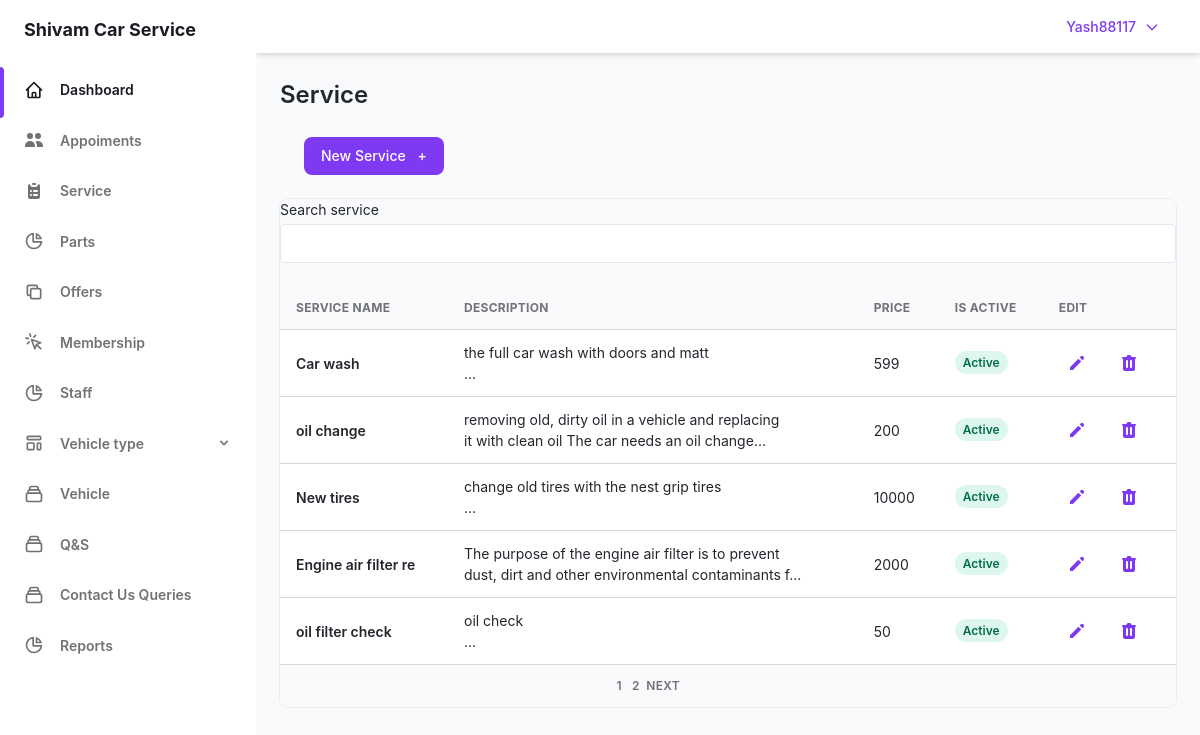
The page /admin/service.php (signed in) on the database its author committed.
### tables this page shows
CREATE TABLE `user` (
  `user_id` int(5) NOT NULL,
  `user_name` varchar(30) NOT NULL,
  `user_pass` varchar(40) NOT NULL,
  `user_email` varchar(50) NOT NULL,
  `user_add` varchar(255) NOT NULL,
  `user_phone` bigint(10) DEFAULT NULL,
  `user_sec_ques` varchar(50) NOT NULL,
  `user_sec_ans` varchar(20) NOT NULL,
  `companycompany_id` int(5) NOT NULL,
  `otp` int(5) DEFAULT NULL
);

CREATE TABLE `servics` (
  `service_id` int(2) NOT NULL,
  `service_name` varchar(20) NOT NULL,
  `service_desc` varchar(100) NOT NULL,
  `service_price` int(4) NOT NULL,
  `service_diss` float NOT NULL,
  `is_active` int(1) NOT NULL
);

### admin/service.php (the view, shortened to what this page needs)
<?php require_once "sidebar.php";
require "../lockscreen/connection.php" ?>
<main class="h-full overflow-y-auto">
  <div class="container grid px-6 mx-auto">
    <h2 class="my-6 text-2xl font-semibold text-gray-700 dark:text-gray-200">
      Service
    </h2>
    <div class="px-6 mb-6">
      <a href="../admin/add-service.php">
        <button class="flex items-center   px-4 py-2 text-sm font-medium leading-5 text-white transition-colors duration-150 bg-purple-600 border border-transparent rounded-lg active:bg-purple-600 hover:bg-purple-700 focus:outline-none focus:shadow-outline-purple">
          New Service
          <span class="ml-2" aria-hidden="true">+</span>
      </a>
    </div>
    <div class="w-full overflow-hidden rounded-lg shadow-xs">
      <div class="w-full overflow-x-auto">
        <?php
        $limit = 5;
        if (isset($_GET['page'])) {
          $page = $_GET['page'];
        } else {
          $page = 1;
        }
        $offset = ($page - 1) * $limit;
        $sql = "select *  from servics  LIMIT {$offset},{$limit}";
        $res = mysqli_query($con, $sql)  or die("quary failed");
        if (mysqli_num_rows($res) > 0) {
        ?>
          <table class="w-full whitespace-no-wrap" id="tbl_body">
            <label class="block text-sm">
              <span class="text-gray-700 dark:text-gray-400">Search service</span>
              <input name="service_find" id="service_find" type="text" class="block w-full mt-1 text-sm dark:border-gray-600 dark:bg-gray-700 focus:border-purple-400 focus:outline-none focus:shadow-outline-purple dark:text-gray-300 dark:focus:shadow-outline-gray form-input" />
            </label><br>
            <thead>
              <tr class="text-xs font-semibold tracking-wide text-left text-gray-500 uppercase border-b dark:border-gray-700 bg-gray-50 dark:text-gray-400 dark:bg-gray-800">
                <th class="px-4 py-3">Service Name</th>
                <th class="px-4 py-3">Description</th>
                <th class="px-4 py-3">price</th>
                <th class="px-4 py-3">Is Active</th>
                <th class="px-4 py-3">Edit</th>
              </tr>
            </thead>
            <tbody class="bg-white divide-y dark:divide-gray-700 dark:bg-gray-800">
              <?php
              while ($row =  mysqli_fetch_array($res)) {
              ?>
                <tr class="text-gray-700 dark:text-gray-400">
                  <td class="px-4 py-3">
                    <div class="flex items-center text-sm">
                      <div>
                        <p class="font-semibold">
                          <?php echo $row['service_name']; ?>
                        </p>
                      </div>
                    </div>
                  </td>
                  <td class="px-4 py-3 text-sm">
                    <?php echo substr($row['service_desc'], 0, 50) . "<br>" . substr($row['service_desc'], 50, 100) . "..."; ?>
                  </td>
                  <td class="px-4 py-3 text-sm">
                    <?php echo $row['service_price']; ?>
                  </td>
                  <td class="px-4 py-3 text-xs">
                    <a href="save-update-service.php?update-id=<?php echo $row['service_id']; ?>">
                      <?php
                      $status  = $row['is_active'];
                      if ($status == 1) {
                        $c1 = "text-green-700 bg-green-100";
                        $c2 = "dark:text-green-100 dark:bg-green-700";
                      } else {
                        $c1 = "text-red-700 bg-red-100";
                        $c2 = "dark:text-red-100 dark:bg-red-700";
                      }
                      ?>
                      <span class="px-2 py-1 font-semibold leading-tight <?php echo $c1; ?> rounded-full <?php echo $c2; ?>" onclick="return confirm('Are you sure you want change status?');">
                        <?php
                        $status  = $row['is_active'];
                        if ($status == 1) {
                          echo " Active";
                        } else {
                          echo "Diactive";
                        }
                        ?>
                    </a>
                  </td>
                  <td class="px-4 py-3">
                    <div class="flex items-center space-x-4 text-sm">
                      <button class="flex items-center justify-between px-2 py-2 text-sm font-medium leading-5 text-purple-600 rounded-lg dark:text-gray-400 focus:outline-none focus:shadow-outline-gray" aria-label="Edit">
                        <a href="update-service.php?id=<?php echo $row['service_id']; ?>">
                          <svg class="w-5 h-5" aria-hidden="true" fill="currentColor" viewBox="0 0 20 20">
                            <path d="M13.586 3.586a2 2 0 112.828 2.828l-.793.793-2.828-2.828.793-.793zM11.379 5.793L3 14.172V17h2.828l8.38-8.379-2.83-2.828z"></path>
                          </svg>
                        </a>
                      </button>
                      <button class="flex items-center justify-between px-2 py-2 text-sm font-medium leading-5 text-purple-600 rounded-lg dark:text-gray-400 focus:outline-none focus:shadow-outline-gray" aria-label="Delete" onclick="return confirm('Are you sure you want to delete service?');">
                        <a href="delete-service.php?id=<?php echo $row['service_id']; ?>">
                        </a>
                      </button>
                    </div>
                  </td>
                </tr>
              <?php } ?>
            </tbody>
          </table>
        <?php } ?>
      </div>
      <div class="grid px-4 py-3 text-xs font-semibold tracking-wide text-gray-500 uppercase border-t dark:border-gray-700 bg-gray-50 sm:grid-cols-9 dark:text-gray-400 dark:bg-gray-800">
        <span class="flex col-span-4 mt-2 sm:mt-auto sm:justify-end" id="pagination">
          <?php
          $sql1 = "SELECT * FROM servics";
          $result1 = mysqli_query($con, $sql1) or die("Query Failed.");
          if (mysqli_num_rows($result1) > 0) {
            $total_records = mysqli_num_rows($result1);
            $total_page = ceil($total_records / $limit);
            echo '<ul class="inline-flex items-center">';
            for ($i = 1; $i <= $total_page; $i++) {
              if ($i == $page) {
                $active = "active";
              } else {
                $active = "";
              }
              echo '<li class="' . $active . ' "> &nbsp; <a href="service.php?page=' . $i . '">' . $i  . '&nbsp;</a></li>';
            }
            if ($total_page > $page) {
              echo '<li><a href="service.php?page=' . ($page + 1) . '">&nbsp;Next</a></li>';
            }
            echo '</ul>';
          }
          ?>
        </span>
      </div>
    </div>
  </div>
  </div>

### admin/sidebar.php (shortened to what this page needs)
<?php
require_once "../lockscreen/connection.php";
?>
<!DOCTYPE html>
<html :class="{ 'theme-dark': dark }" x-data="data()" lang="en">
<head>
  <link rel="stylesheet" href="./assets/css/tailwind.output.css" />
  <link rel="stylesheet" href="https://cdnjs.cloudflare.com/ajax/libs/Chart.js/2.9.3/Chart.min.css" />
</head>
<div class="flex h-screen bg-gray-50 dark:bg-gray-900" :class="{ 'overflow-hidden': isSideMenuOpen }">
  <aside class="z-20 hidden w-64 overflow-y-auto bg-white dark:bg-gray-800 md:block flex-shrink-0">
    <div class="py-4 text-gray-500 dark:text-gray-400">
      <a class="ml-6 text-lg font-bold text-gray-800 dark:text-gray-200" href="Dassboard.php">
        Shivam Car Service
      </a>
      <ul class="mt-6">
        <li class="relative px-6 py-3">
          <span class="absolute inset-y-0 left-0 w-1 bg-purple-600 rounded-tr-lg rounded-br-lg" aria-hidden="true"></span>
          <a class="inline-flex items-center w-full text-sm font-semibold text-gray-800 transition-colors duration-150 hover:text-gray-800 dark:hover:text-gray-200 dark:text-gray-100" href="../admin/Dassboard.php">
            <span class="ml-4">Dashboard</span>
          </a>
        </li>
      </ul>
      <ul>
        <li class="relative px-6 py-3">
          <a class="inline-flex items-center w-full text-sm font-semibold transition-colors duration-150 hover:text-gray-800 dark:hover:text-gray-200" href="Appoiments.php">
            <svg xmlns="http://www.w3.org/2000/svg" class="h-5 w-5" viewBox="0 0 20 20" fill="currentColor">
              <path d="M9 6a3 3 0 11-6 0 3 3 0 016 0zM17 6a3 3 0 11-6 0 3 3 0 016 0zM12.93 17c.046-.327.07-.66.07-1a6.97 6.97 0 00-1.5-4.33A5 5 0 0119 16v1h-6.07zM6 11a5 5 0 015 5v1H1v-1a5 5 0 015-5z" />
            </svg>
            <span class="ml-4">Appoiments</span>
          </a>
        </li>
        <li class="relative px-6 py-3">
          <a class="inline-flex items-center w-full text-sm font-semibold transition-colors duration-150 hover:text-gray-800 dark:hover:text-gray-200" href="../admin/service.php">
            <span class="ml-4">Service</span>
          </a>
        </li>
        <li class="relative px-6 py-3">
          <a class="inline-flex items-center w-full text-sm font-semibold transition-colors duration-150 hover:text-gray-800 dark:hover:text-gray-200" href="parts.php">
            <svg class="w-5 h-5" aria-hidden="true" fill="none" stroke-linecap="round" stroke-linejoin="round" stroke-width="2" viewBox="0 0 24 24" stroke="currentColor">
              <path d="M11 3.055A9.001 9.001 0 1020.945 13H11V3.055z"></path>
              <path d="M20.488 9H15V3.512A9.025 9.025 0 0120.488 9z"></path>
            </svg>
            <span class="ml-4">Parts</span>
          </a>
        </li>
        <li class="relative px-6 py-3">
          <a class="inline-flex items-center w-full text-sm font-semibold transition-colors duration-150 hover:text-gray-800 dark:hover:text-gray-200" href="offers.php">
            <svg class="w-5 h-5" aria-hidden="true" fill="none" stroke-linecap="round" stroke-linejoin="round" stroke-width="2" viewBox="0 0 24 24" stroke="currentColor">
              <path d="M8 16H6a2 2 0 01-2-2V6a2 2 0 012-2h8a2 2 0 012 2v2m-6 12h8a2 2 0 002-2v-8a2 2 0 00-2-2h-8a2 2 0 00-2 2v8a2 2 0 002 2z"></path>
            </svg>
            <span class="ml-4">Offers</span>
          </a>
        </li>
        <li class="relative px-6 py-3">
          <a class="inline-flex items-center w-full text-sm font-semibold transition-colors duration-150 hover:text-gray-800 dark:hover:text-gray-200" href="Membership.php">
            <svg class="w-5 h-5" aria-hidden="true" fill="none" stroke-linecap="round" stroke-linejoin="round" stroke-width="2" viewBox="0 0 24 24" stroke="currentColor">
              <path d="M15 15l-2 5L9 9l11 4-5 2zm0 0l5 5M7.188 2.239l.777 2.897M5.136 7.965l-2.898-.777M13.95 4.05l-2.122 2.122m-5.657 5.656l-2.12 2.122"></path>
            </svg>
            <span class="ml-4">Membership</span>
          </a>
        </li>
        <li class="relative px-6 py-3">
          <a class="inline-flex items-center w-full text-sm font-semibold transition-colors duration-150 hover:text-gray-800 dark:hover:text-gray-200" href="staff.php">
            <svg class="w-5 h-5" aria-hidden="true" fill="none" stroke-linecap="round" stroke-linejoin="round" stroke-width="2" viewBox="0 0 24 24" stroke="currentColor">
              <path d="M11 3.055A9.001 9.001 0 1020.945 13H11V3.055z"></path>
              <path d="M20.488 9H15V3.512A9.025 9.025 0 0120.488 9z"></path>
            </svg>
            <span class="ml-4">Staff</span>
          </a>
        </li>
        <li class="relative px-6 py-3">
          <button class="inline-flex items-center justify-between w-full text-sm font-semibold transition-colors duration-150 hover:text-gray-800 dark:hover:text-gray-200" @click="togglePagesMenu" aria-haspopup="true">
            <span class="inline-flex items-center">
              <span class="ml-4">Vehicle type</span>
            </span>
            <svg class="w-4 h-4" aria-hidden="true" fill="currentColor" viewBox="0 0 20 20">
              <path fill-rule="evenodd" d="M5.293 7.293a1 1 0 011.414 0L10 10.586l3.293-3.293a1 1 0 111.414 1.414l-4 4a1 1 0 01-1.414 0l-4-4a1 1 0 010-1.414z" clip-rule="evenodd"></path>
            </svg>
          </button>
        </li>
        <li class="relative px-6 py-3">
          <a class="inline-flex items-center w-full text-sm font-semibold transition-colors duration-150 hover:text-gray-800 dark:hover:text-gray-200" href="Vehicle.php">
            <span class="ml-4">Vehicle</span>
          </a>
        </li>
        <li class="relative px-6 py-3">
          <a class="inline-flex items-center w-full text-sm font-semibold transition-colors duration-150 hover:text-gray-800 dark:hover:text-gray-200" href="Q&S.php">
            <span class="ml-4">Q&S</span>
          </a>
        </li>
        <li class="relative px-6 py-3">
          <a class="inline-flex items-center w-full text-sm font-semibold transition-colors duration-150 hover:text-gray-800 dark:hover:text-gray-200" href="Contact_Us_Queries.php">
            <span class="ml-4">Contact Us Queries</span>
          </a>
        </li>
        <li class="relative px-6 py-3">
          <a class="inline-flex items-center w-full text-sm font-semibold transition-colors duration-150 hover:text-gray-800 dark:hover:text-gray-200" href="Reports.php">
            <svg class="w-5 h-5" aria-hidden="true" fill="none" stroke-linecap="round" stroke-linejoin="round" stroke-width="2" viewBox="0 0 24 24" stroke="currentColor">
              <path d="M11 3.055A9.001 9.001 0 1020.945 13H11V3.055z"></path>
              <path d="M20.488 9H15V3.512A9.025 9.025 0 0120.488 9z"></path>
            </svg>
            <span class="ml-4">Reports</span>
          </a>
        </li>
      </ul>
    </div>
  </aside>
  <div class="flex flex-col flex-1 w-full">
    <header class="z-10 py-4 bg-white shadow-md dark:bg-gray-800">
      <div class="container flex items-center justify-end h-full px-6 mx-auto text-purple-600 dark:text-purple-300">
        <?php
        $email = $_SESSION['admin_login'];
        $get_username = "SELECT * FROM user WHERE user_email = '$email'";
        $res = mysqli_query($con, $get_username);
        $username = mysqli_fetch_array($res);
        ?>
        <button class=" font-medium rounded-lg text-sm px-4 py-2.5 text-center inline-flex items-center" type="button" data-dropdown-toggle="dropdown"><?php echo $username['user_name']; ?><svg class="w-4 h-4 ml-2" fill="none" stroke="currentColor" viewBox="0 0 24 24" xmlns="http://www.w3.org/2000/svg">
            <path stroke-linecap="round" stroke-linejoin="round" stroke-width="2" d="M19 9l-7 7-7-7"></path>
          </svg>
        </button>
      </div>
    </header>

### rows shown on the page
user: user_name "Yash88117"
servics: service_name "Car wash", service_desc "the full car wash with doors and matt", service_price "599", is_active "Active"
servics: service_name "oil change", service_desc "removing old, dirty oil in a vehicle and replacing", service_desc "it with clean oil The car needs an oil change", service_price "200", is_active "Active"
servics: service_name "New tires", service_desc "change old tires with the nest grip tires", service_price "10000", is_active "Active"
servics: service_name "Engine air filter re", service_desc "The purpose of the engine air filter is to prevent", service_desc "dust, dirt and other environmental contaminants f", service_price "2000", is_active "Active"
servics: service_name "oil filter check", service_desc "oil check", service_price "50", is_active "Active"
